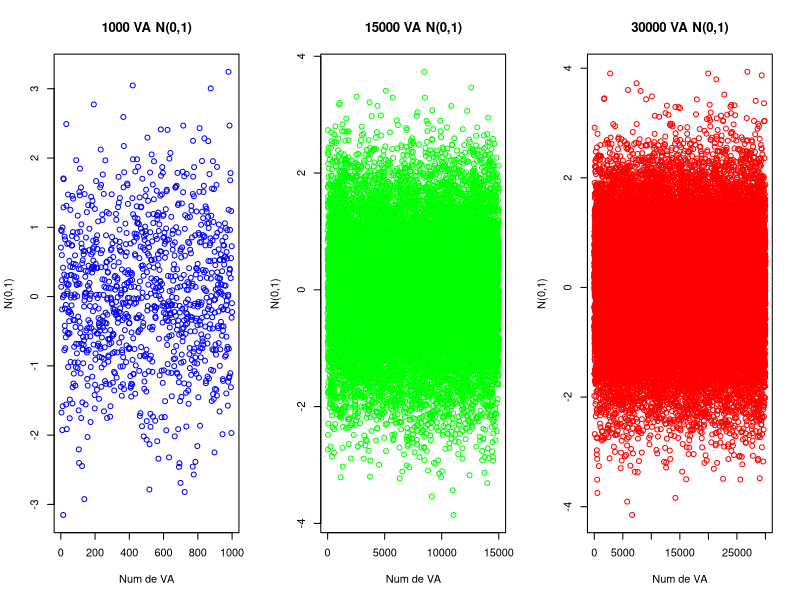
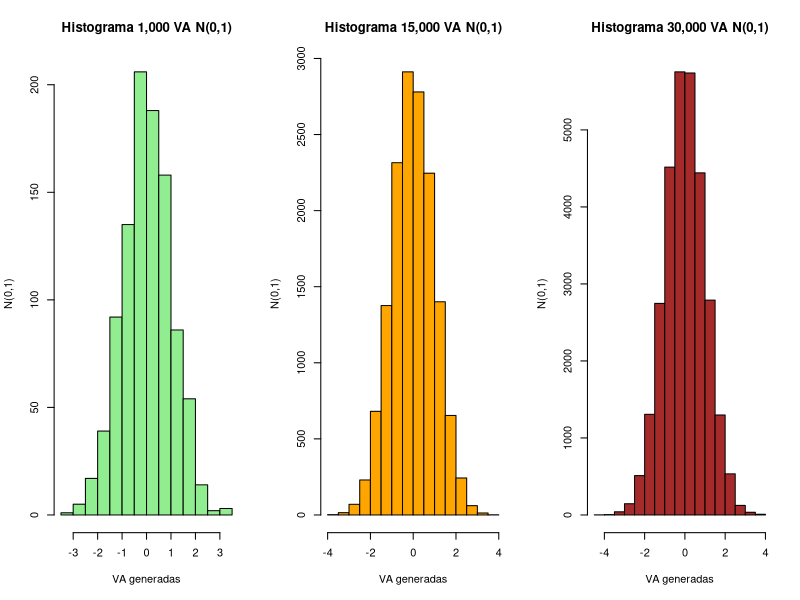
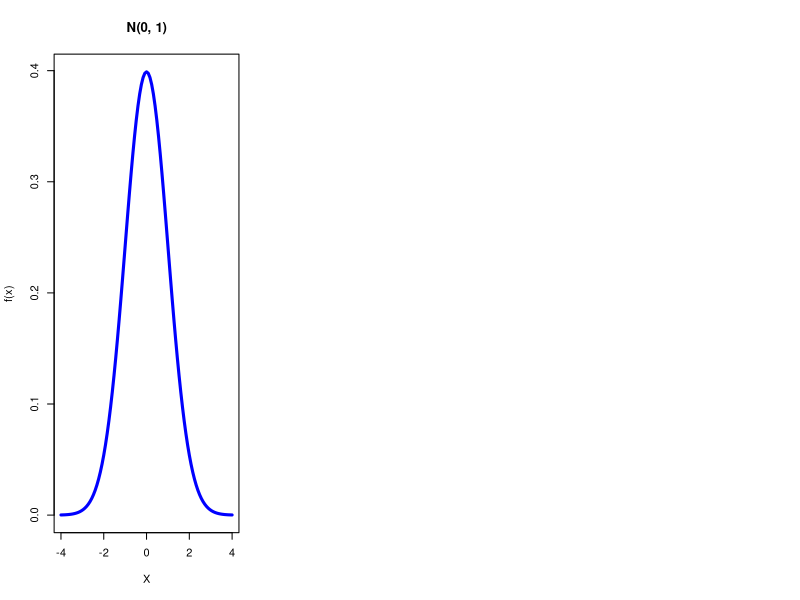
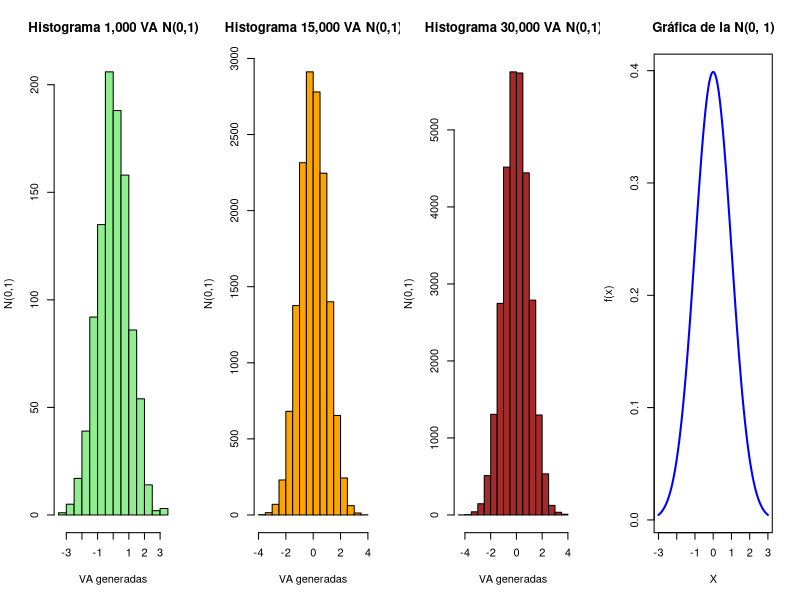
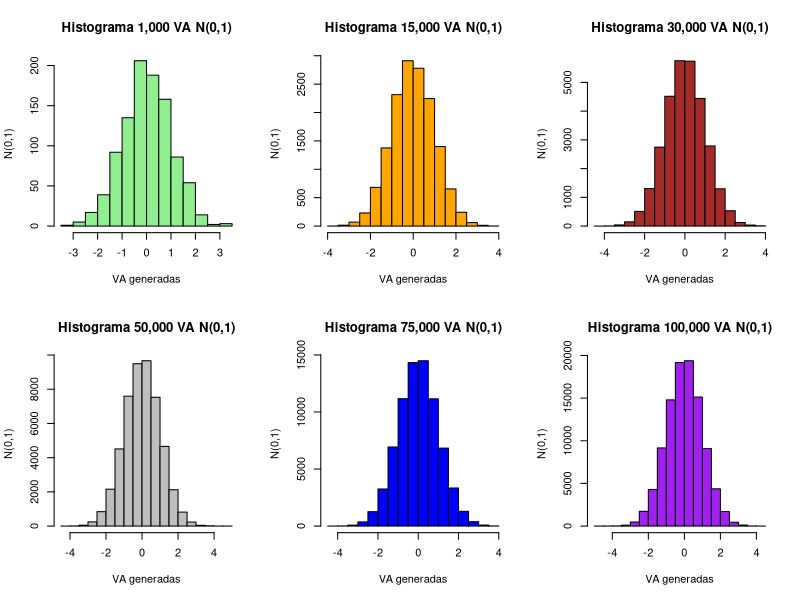
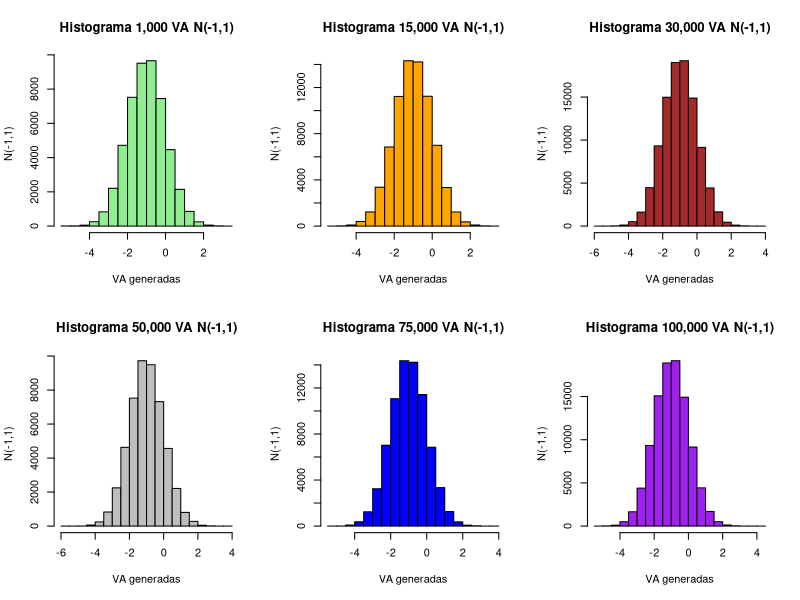
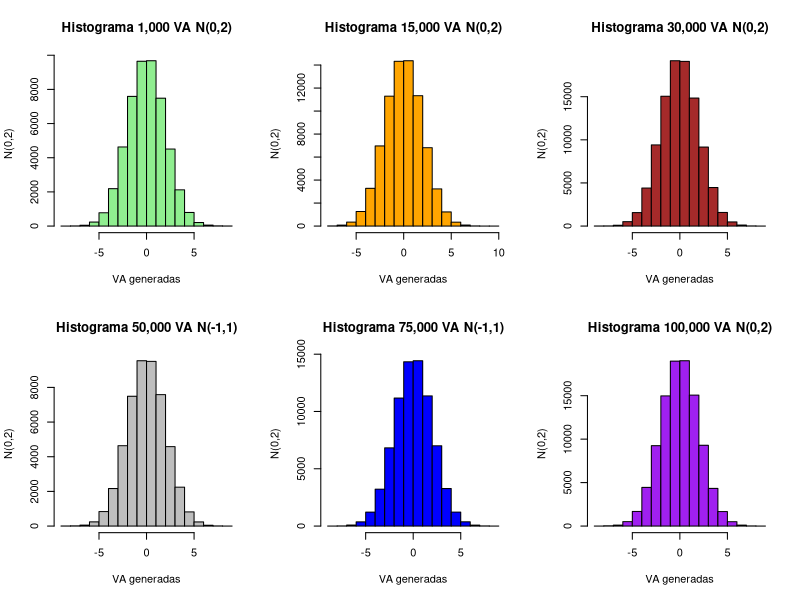
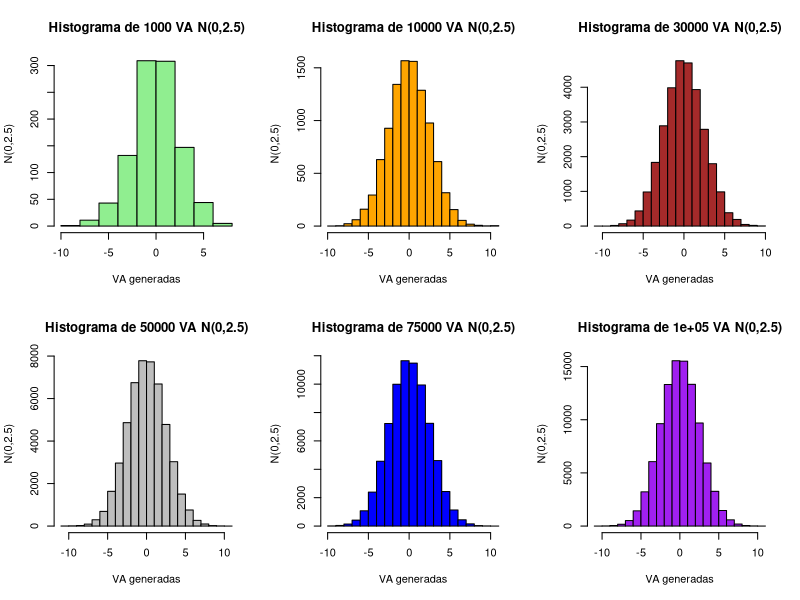

Source code (R) for these figures, in order:
## ---- chunk 1
knitr::opts_chunk$set(echo = TRUE)
## ---- chunk 2
n1 <- rnorm(1000,0,1); head(n1,20)
## ---- chunk 3
n2 <- rnorm(15000,0,1); head(n2,20)
## ---- chunk 4
n3 <- rnorm(30000,0,1); head(n3,20)
## ---- chunk 5
par(mfrow = c(1, 3))
plot(n1,col="blue",
     main = "1000 VA N(0,1)",
     xlab="Num de VA",
     ylab = "N(0,1)")
plot(n2,col="green",
     main = "15000 VA N(0,1)",
     xlab="Num de VA",
     ylab = "N(0,1)")
plot(n3,col="red",
     main = "30000 VA N(0,1)",
     xlab="Num de VA",
     ylab = "N(0,1)")
## ---- chunk 6
par(mfrow = c(1, 3))
hist(n1,main="Histograma 1,000 VA N(0,1)",
     col = "lightgreen",
     xlab = "VA generadas",
     ylab = "N(0,1)")
hist(n2,main="Histograma 15,000 VA N(0,1)",
     col = "orange",
     xlab = "VA generadas",
     ylab = "N(0,1)")
hist(n3,main="Histograma 30,000 VA N(0,1)",
     col = "brown",
     xlab = "VA generadas",
     ylab = "N(0,1)")
## ---- chunk 7
x <- seq(-1, 1, length = 100)
curve(dnorm(x, mean=0, sd=1), 
      from=-4, to=4, lwd=3, col="blue",
      main = "N(0, 1)", xlab = "X", ylab = "f(x)")
## ---- chunk 8
par(mfrow = c(1, 4))
hist(n1,main="Histograma 1,000 VA N(0,1)",
     col = "lightgreen",
     xlab = "VA generadas",
     ylab = "N(0,1)")
hist(n2,main="Histograma 15,000 VA N(0,1)",
     col = "orange",
     xlab = "VA generadas",
     ylab = "N(0,1)")
hist(n3,main="Histograma 30,000 VA N(0,1)",
     col = "brown",
     xlab = "VA generadas",
     ylab = "N(0,1)")
x <- seq(-1, 1, length = 100)
curve(dnorm(x, mean=0, sd=1), 
      from=-3, to=3, lwd=2, col="blue",
      main = "Gráfica de la N(0, 1)", xlab = "X", ylab = "f(x)")
## ---- chunk 9
n4 <- rnorm(50000,0,1);
n5 <- rnorm(75000,0,1); 
n6 <- rnorm(100000,0,1);
par(mfrow = c(2, 3))
hist(n1,main="Histograma 1,000 VA N(0,1)",
     col = "lightgreen",
     xlab = "VA generadas",ylab = "N(0,1)")
hist(n2,main="Histograma 15,000 VA N(0,1)",
     col = "orange",
     xlab = "VA generadas",ylab = "N(0,1)")
hist(n3,main="Histograma 30,000 VA N(0,1)",
     col = "brown",
     xlab = "VA generadas",ylab = "N(0,1)")
hist(n4,main="Histograma 50,000 VA N(0,1)",
     col = "gray",
     xlab = "VA generadas",ylab = "N(0,1)")
hist(n5,main="Histograma 75,000 VA N(0,1)",
     col = "blue",
     xlab = "VA generadas",ylab = "N(0,1)")
hist(n6,main="Histograma 100,000 VA N(0,1)",
     col = "purple",
     xlab = "VA generadas",ylab = "N(0,1)")

## ---- chunk 10
n1 <- rnorm(50000,-1,1);
n2 <- rnorm(75000,-1,1); 
n3 <- rnorm(100000,-1,1);
n4 <- rnorm(50000,-1,1);
n5 <- rnorm(75000,-1,1); 
n6 <- rnorm(100000,-1,1);
par(mfrow = c(2, 3))
hist(n1,main="Histograma 1,000 VA N(-1,1)",
     col = "lightgreen",
     xlab = "VA generadas",ylab = "N(-1,1)")
hist(n2,main="Histograma 15,000 VA N(-1,1)",
     col = "orange",
     xlab = "VA generadas",ylab = "N(-1,1)")
hist(n3,main="Histograma 30,000 VA N(-1,1)",
     col = "brown",
     xlab = "VA generadas",ylab = "N(-1,1)")
hist(n4,main="Histograma 50,000 VA N(-1,1)",
     col = "gray",
     xlab = "VA generadas",ylab = "N(-1,1)")
hist(n5,main="Histograma 75,000 VA N(-1,1)",
     col = "blue",
     xlab = "VA generadas",ylab = "N(-1,1)")
hist(n6,main="Histograma 100,000 VA N(-1,1)",
     col = "purple",
     xlab = "VA generadas",ylab = "N(-1,1)")
## ---- chunk 11
n1 <- rnorm(50000,0,2);
n2 <- rnorm(75000,0,2); 
n3 <- rnorm(100000,0,2);
n4 <- rnorm(50000,0,2);
n5 <- rnorm(75000,0,2); 
n6 <- rnorm(100000,0,2);
par(mfrow = c(2, 3))
hist(n1,main="Histograma 1,000 VA N(0,2)",
     col = "lightgreen",
     xlab = "VA generadas",ylab = "N(0,2)")
hist(n2,main="Histograma 15,000 VA N(0,2)",
     col = "orange",
     xlab = "VA generadas",ylab = "N(0,2)")
hist(n3,main="Histograma 30,000 VA N(0,2)",
     col = "brown",
     xlab = "VA generadas",ylab = "N(0,2)")
hist(n4,main="Histograma 50,000 VA N(-1,1)",
     col = "gray",
     xlab = "VA generadas",ylab = "N(0,2)")
hist(n5,main="Histograma 75,000 VA N(-1,1)",
     col = "blue",
     xlab = "VA generadas",ylab = "N(0,2)")
hist(n6,main="Histograma 100,000 VA N(0,2)",
     col = "purple",
     xlab = "VA generadas",ylab = "N(0,2)")
## ---- chunk 12
media <- 0
desvstd <- 2.5
q1 <- 1000; q2 <- 10000; q3 <- 30000;
q4 <- 50000; q5 <- 75000; q6 <- 100000
n1 <- rnorm(q1,media,desvstd);
n2 <- rnorm(q2,media,desvstd); 
n3 <- rnorm(q3,media,desvstd);
n4 <- rnorm(q4,media,desvstd);
n5 <- rnorm(q5,media,desvstd); 
n6 <- rnorm(q6,media,desvstd);
mititulo1 <- paste0("Histograma de ",q1," VA N(",media,",",desvstd,")")
mititulo2 <- paste0("Histograma de ",q2," VA N(",media,",",desvstd,")")
mititulo3 <- paste0("Histograma de ",q3," VA N(",media,",",desvstd,")")
mititulo4 <- paste0("Histograma de ",q4," VA N(",media,",",desvstd,")")
mititulo5 <- paste0("Histograma de ",q5," VA N(",media,",",desvstd,")")
mititulo6 <- paste0("Histograma de ",q6," VA N(",media,",",desvstd,")")
etiquetay <- paste0("N(",media,",",desvstd,")")

par(mfrow = c(2, 3))
hist(n1,main=mititulo1,
     col = "lightgreen",
     xlab = "VA generadas",ylab = etiquetay)
hist(n2,main=mititulo2,
     col = "orange",
     xlab = "VA generadas",ylab = etiquetay)
hist(n3,main=mititulo3,
     col = "brown",
     xlab = "VA generadas",ylab = etiquetay)
hist(n4,main=mititulo4,
     col = "gray",
     xlab = "VA generadas",ylab = etiquetay)
hist(n5,main=mititulo5,
     col = "blue",
     xlab = "VA generadas",ylab = etiquetay)
hist(n6,main=mititulo6,
     col = "purple",
     xlab = "VA generadas",ylab = etiquetay)
## ---- chunk 13
library(MASS)
set.seed(1)
q1 <- 1000; q2 <- 10000; q3 <- 30000;
q4 <- 50000; q5 <- 75000; q6 <- 100000
media <- 0; desvstd <- 2.5
mititulo <- paste0()
n1 <- rnorm(q1,media,desvstd);
n2 <- rnorm(q2,media,desvstd); 
n3 <- rnorm(q3,media,desvstd);
n4 <- rnorm(q4,media,desvstd);
n5 <- rnorm(q5,media,desvstd); 
n6 <- rnorm(q6,media,desvstd);
mititulo1 <- paste0("Histograma y densidad de ",q1," VA N(",media,",",desvstd,")")
mititulo2 <- paste0("Histograma y densidad de ",q2," VA N(",media,",",desvstd,")")
mititulo3 <- paste0("Histograma y densidad de ",q3," VA N(",media,",",desvstd,")")
mititulo4 <- paste0("Histograma y densidad de ",q4," VA N(",media,",",desvstd,")")
mititulo5 <- paste0("Histograma y densidad de ",q5," VA N(",media,",",desvstd,")")
mititulo6 <- paste0("Histograma y densidad de ",q6," VA N(",media,",",desvstd,")")

par(mfrow = c(2, 3))
fit1 <- fitdistr(n1, "normal")       
fit1
hist(n1, 
     freq = FALSE, 
     col = "lightblue", 
     border = "black",
     main = mititulo1,
     xlab = "",
     ylab = "Densidad")

curve(dnorm(x, 
            mean = fit1$estimate["mean"], 
            sd   = fit1$estimate["sd"]),
      from = min(n1), to=max(n1),
      add = TRUE, 
      lwd = 3, 
      col = "tomato")

lines(density(n1), lwd = 2)
legend("topleft",
       legend = c("Ajuste", "Empírica"),
       lwd = c(3,2), col = c("tomato","black"), bty = "n")

fit2 <- fitdistr(n2, "normal")       
fit2
hist(n2, 
     freq = FALSE, 
     col = "yellow", 
     border = "black",
     main = "Histograma y densidad ajustada",
     xlab = "",
     ylab = "Densidad")

curve(dnorm(x, 
            mean = fit2$estimate["mean"], 
            sd   = fit2$estimate["sd"]),
      from = min(n2), to=max(n2),
      add = TRUE, 
      lwd = 3, 
      col = "tomato")

lines(density(n2), lwd = 2)
legend("topleft",
       legend = c("Ajuste", "Empírica"),
       lwd = c(3,2), col = c("tomato","black"), bty = "n")


fit3 <- fitdistr(n3, "normal")       
fit3
hist(n3, 
     freq = FALSE, 
     col = "cyan", 
     border = "black",
     main = "Histograma y densidad ajustada",
     xlab = "",
     ylab = "Densidad")

curve(dnorm(x, 
            mean = fit3$estimate["mean"], 
            sd   = fit3$estimate["sd"]),
      from = min(n1), to=max(n1),
      add = TRUE, 
      lwd = 3, 
      col = "tomato")

lines(density(n3), lwd = 2)
legend("topleft",
       legend = c("Ajuste", "Empírica"),
       lwd = c(3,2), col = c("tomato","black"), bty = "n")

fit4 <- fitdistr(n4, "normal")       
fit4
hist(n4, 
     freq = FALSE, 
     col = "brown", 
     border = "black",
     main = "Histograma y densidad ajustada",
     xlab = "",
     ylab = "Densidad")

curve(dnorm(x, 
            mean = fit4$estimate["mean"], 
            sd   = fit4$estimate["sd"]),
      from = min(n4), to=max(n4),
      add = TRUE, 
      lwd = 3, 
      col = "tomato")

lines(density(n4), lwd = 2)
legend("topleft",
       legend = c("Ajuste", "Empírica"),
       lwd = c(3,2), col = c("tomato","black"), bty = "n")

fit5 <- fitdistr(n5, "normal")       
fit5
hist(n5, 
     freq = FALSE, 
     col = "lightgreen", 
     border = "black",
     main = "Histograma y densidad ajustada",
     xlab = "",
     ylab = "Densidad")

curve(dnorm(x, 
            mean = fit5$estimate["mean"], 
            sd   = fit5$estimate["sd"]),
      from = min(n5), to=max(n5),
      add = TRUE, 
      lwd = 3, 
      col = "tomato")

lines(density(n5), lwd = 2)
legend("topleft",
       legend = c("Ajuste", "Empírica"),
       lwd = c(3,2), col = c("tomato","black"), bty = "n")

fit6 <- fitdistr(n6, "normal")       
fit6
hist(n6, 
     freq = FALSE, 
     col = "gray", 
     border = "black",
     main = "Histograma y densidad ajustada",
     xlab = "",
     ylab = "Densidad")

curve(dnorm(x, 
            mean = fit6$estimate["mean"], 
            sd   = fit6$estimate["sd"]),
      from = min(n6), to=max(n6),
      add = TRUE, 
      lwd = 3, 
      col = "tomato")

lines(density(n6), lwd = 2)
legend("topleft",
       legend = c("Ajuste", "Empírica"),
       lwd = c(3,2), col = c("tomato","black"), bty = "n")


## ---- chunk 14
lambda <- 0.5
q1 <- 1000; q2 <- 10000; q3 <- 30000;
q4 <- 50000; q5 <- 75000; q6 <- 100000
n1 <- rexp(q1,lambda);
n2 <- rexp(q2,lambda);
n3 <- rexp(q3,lambda);
n4 <- rexp(q4,lambda);
n5 <- rexp(q5,lambda);
n6 <- rexp(q6,lambda);

mititulo1 <- paste0("Histograma de ",q1," VA exp(",lambda,")")
mititulo2 <- paste0("Histograma de ",q2," VA exp(",lambda,")")
mititulo3 <- paste0("Histograma de ",q3," VA exp(",lambda,")")
mititulo4 <- paste0("Histograma de ",q4," VA exp(",lambda,")")
mititulo5 <- paste0("Histograma de ",q5," VA exp(",lambda,")")
mititulo6 <- paste0("Histograma de ",q6," VA exp(",lambda,")")
etiquetay <- paste0("exp(",lambda,")")

par(mfrow = c(2, 3))
hist(n1,main=mititulo1,
     freq = FALSE,
     col = "lightgreen",
     xlab = "VA generadas",ylab = etiquetay)
curve(dexp(x, rate = lambda), 
      from = 0, to = max(n1), 
      add = TRUE, col = "tomato", lwd = 2)

hist(n2,main=mititulo2,
     freq = FALSE,
     col = "orange",
     xlab = "VA generadas",ylab = etiquetay)
curve(dexp(x, rate = lambda), 
      from = 0, to = max(n2), 
      add = TRUE, col = "tomato", lwd = 2)

hist(n3,main=mititulo3,
     freq = FALSE,
     col = "brown",
     xlab = "VA generadas",ylab = etiquetay)
curve(dexp(x, rate = lambda), 
      from = 0, to = max(n3), 
      add = TRUE, col = "tomato", lwd = 2)

hist(n4,main=mititulo4,
     freq = FALSE,
     col = "gray",
     xlab = "VA generadas",ylab = etiquetay)
curve(dexp(x, rate = lambda), 
      from = 0, to = max(n4), 
      add = TRUE, col = "tomato", lwd = 2)

hist(n5,main=mititulo5,
     freq = FALSE,
     col = "blue",
     xlab = "VA generadas",ylab = etiquetay)
curve(dexp(x, rate = lambda), 
      from = 0, to = max(n5), 
      add = TRUE, col = "tomato", lwd = 2)



hist(n6,main=mititulo6,
     freq = FALSE,
     col = "purple",
     xlab = "VA generadas",ylab = etiquetay)
curve(dexp(x, rate = lambda), 
      from = 0, to = max(n6), 
      add = TRUE, col = "tomato", lwd = 2)

